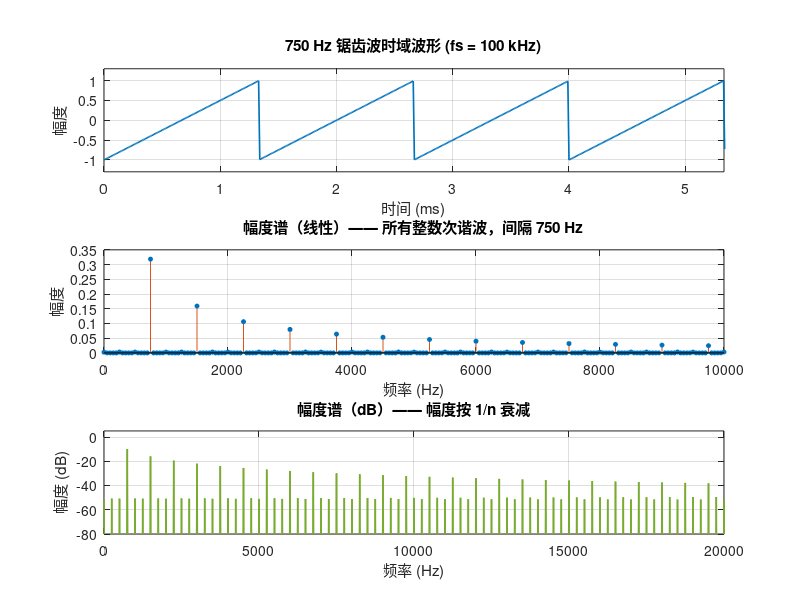

Write MATLAB code to recreate this figure.
%% 生成 750 Hz 锯齿波并查看其频谱
clc; clear; close all;

%% 1. 参数设置
f0 = 750;            % 锯齿波基频 (Hz)
fs = 100e3;          % 采样率 (Hz)
T  = 0.02;           % 观察时长 (s)
N  = round(T*fs);    % 采样点数
t = (0:N-1)/fs;      % 时间轴

%% 2. 生成锯齿波
% 方法一：使用 sawtooth 函数（需 Signal Processing Toolbox）
% x = sawtooth(2*pi*f0*t);

% 方法二：手动生成，从 -1 线性上升到 1，然后跳变
x = 2*mod(f0*t, 1) - 1;

%% 3. 计算频谱 (FFT)
X = fft(x);
X = fftshift(X);                     % 零频移到中心
f = (-N/2:N/2-1) * (fs/N);           % 双边频率轴
mag = abs(X) / N;                    % 归一化幅度谱

% 只取正频率部分
idx = f >= 0;
f_pos   = f(idx);
mag_pos = mag(idx);

%% 4. 绘图
figure('Position',[100 100 1100 700],'Color','w');

% ---- 时域波形 ----
subplot(3,1,1);
plot(t*1e3, x, 'LineWidth', 1.2, 'Color', [0 0.45 0.74]);
xlim([0 4/f0*1e3]);                  % 显示 4 个周期
ylim([-1.3 1.3]);
xlabel('时间 (ms)');
ylabel('幅度');
title(sprintf('750 Hz 锯齿波时域波形 (fs = %.0f kHz)', fs/1e3));
grid on;

% ---- 幅度谱（线性，0~10 kHz）----
subplot(3,1,2);
stem(f_pos, mag_pos, 'filled', 'MarkerSize', 3, ...
     'Color', [0.85 0.33 0.10]);
xlim([0 10000]);
xlabel('频率 (Hz)');
ylabel('幅度');
title('幅度谱（线性）—— 所有整数次谐波，间隔 750 Hz');
grid on;

% ---- 幅度谱（dB，0~20 kHz）----
subplot(3,1,3);
mag_dB = 20*log10(mag_pos + eps);
plot(f_pos, mag_dB, 'LineWidth', 1.2, 'Color', [0.47 0.67 0.19]);
xlim([0 20000]);
ylim([-80 5]);
xlabel('频率 (Hz)');
ylabel('幅度 (dB)');
title('幅度谱（dB）—— 幅度按 1/n 衰减');
grid on;

%% 5. 打印前几个谐波频率
fprintf('基频 f0 = %.1f Hz\n', f0);
fprintf('理论谐波频率: ');
fprintf('%.0f  ', f0*(1:10));
fprintf('\n');
